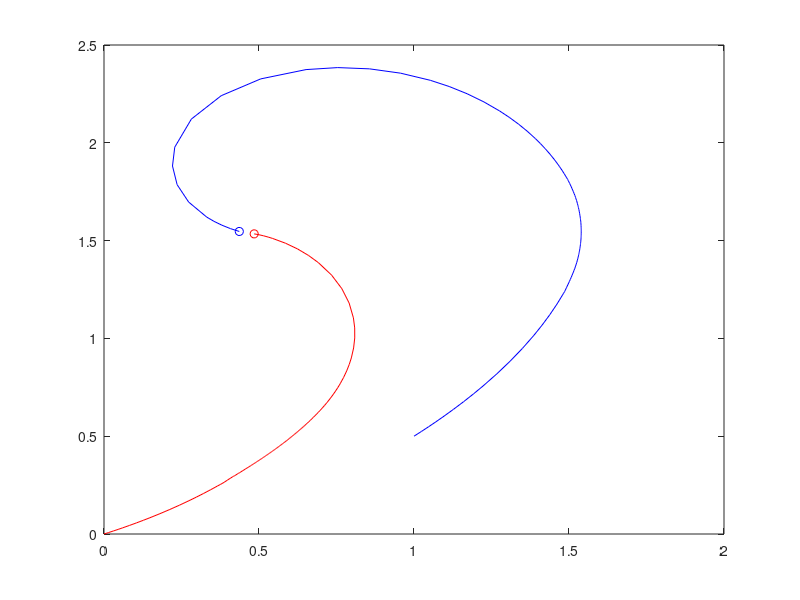

The MATLAB source for this figure:
function simple_model
% This is a simple predator-prey interaction model


%% Parameters

% Initial conditions for the predator 
pred.spd0           = 1;        
pred.x0             = 0;        
pred.y0             = 0;        
pred.theta0         = 0;        

% Initial conditions and parameters for the prey
prey.spd0           = 0;            
prey.x0             = 1;            
prey.y0             = 0.5;          
prey.theta0         = 45/180*pi;    
prey.dist_thresh    = 1.5;          
prey.spdEscape      = 2;            

% Capture distance
param.d_capture     = 0.05;          % distance where pred. captures prey

% For the solver
param.t_span        = [0 5];

% Solver options
options             = odeset('RelTol',1e-3,'Events',@capture_fnc);


%fps = 30;

%% Solve & post-processing

% Run solver
[t,X] = solver(pred,prey,param,options);

R.t = t;
R.xPrey = X(:,1);
R.yPrey = X(:,2);
R.thetaPrey = X(:,3);
R.xPred = X(:,4);
R.yPred = X(:,5);
R.thetaPred = X(:,6);

clear X t

figure

plot(R.xPrey,R.yPrey,'-b',R.xPrey(end),R.yPrey(end),'ob',...
        R.xPred,R.yPred,'-r',R.xPred(end),R.yPred(end),'or')

function [t,X] = solver(pred,prey,param,options)
% Numerical integration of the trajectory of predator and prey

X0(1,1) = prey.x0;
X0(2,1) = prey.y0;
X0(3,1) = prey.theta0;
X0(4,1) = pred.x0;
X0(5,1) = pred.y0;
X0(6,1) = pred.theta0;

[t,X] = ode45(@gov_eqn,param.t_span,X0,options);


    function dX = gov_eqn(t,X)
        % ODE of the dynamics of the system
        
        % Input: Prey position
        xPrey = X(1);
        yPrey = X(2);
        
        % Input: Prey orientation
        thetaPrey  = X(3);
        
        % Input: Predator position
        xPred = X(4);
        yPred = X(5);
        
        % Distance from predator
        dist = hypot(xPred-xPrey,yPred-yPrey);
        
        % Input: Predator orientation: 'dumb' predator
%         thetaPred  = X(6);

        % Input: 'Smart' Predator orientation: always toward Prey 
        thetaPred = acos((xPrey-xPred)/dist);
          
        % Predator speed
        spdPred = pred.spd0;
        
        % Prey speed
        if dist < prey.dist_thresh
            spdPrey = prey.spdEscape;
        else
            spdPrey = prey.spd0;
        end
        
        % Yaw rate  of prey
        OmegaPrey = 0;
        
        % Yaw rate of predator
        OmegaPred = 0;
    
        % Output: Prey velocity in x & y directions
        dX(1,1) = spdPrey * cos(thetaPrey);
        dX(2,1) = spdPrey * sin(thetaPrey);
        
        % Output: Prey rate of rotation
        dX(3,1) = thetaPrey;
        
        % Output: Predator velocity in x & y directions
        dX(4,1) = spdPred * cos(thetaPred);
        dX(5,1) = spdPred * sin(thetaPred);

        % Output: Predator rate of rotation: 'dumb' predator
%         dX(6,1) = thetaPred;
        
        % Output: Predtator rate of rotation for 'smart' predator
        dX(6,1) = 0;
    end
end


% capture function: use with 'Event' option in ode45
function [value, isterminal, direction] = capture_fnc(~,X)
    % the event occurs when distance is less than capture distance
    distance = hypot(X(4)-X(1),X(5)-X(2));
    if distance < param.d_capture
        value      = 0;
        isterminal = 1;         % tells ode45 to stop integration
        direction  = 0;
    else
        value = 1;
        isterminal = 0;         
        direction  = 0;
    end
end


end